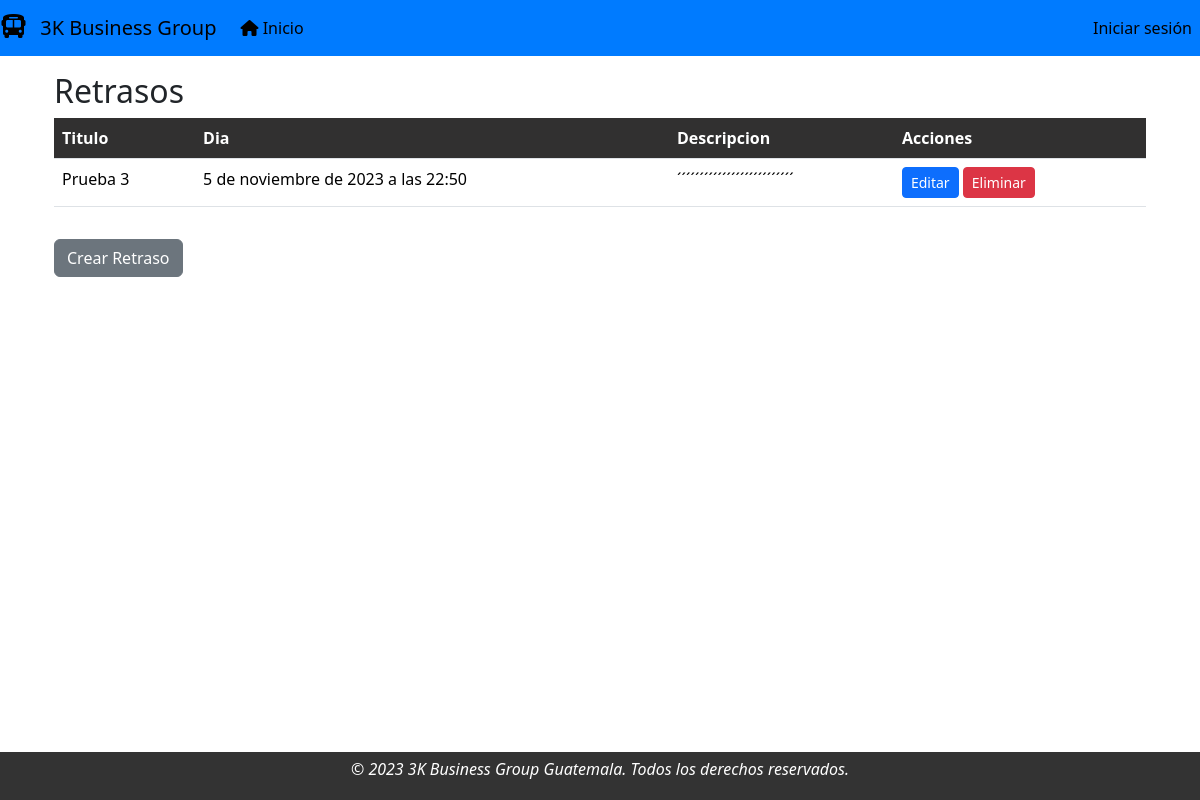
/horario/ver_retraso/, run on an earlier commit of the app's database.
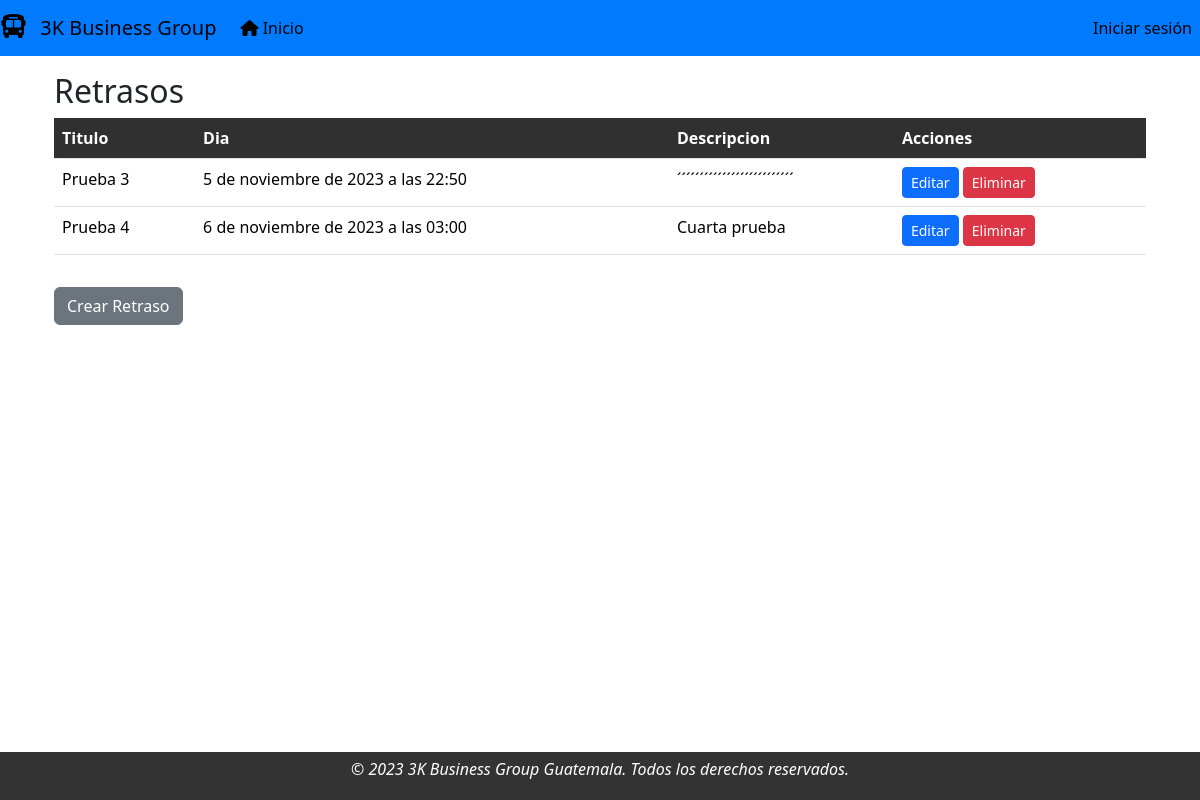
And on a later commit of the database.
### modulo_registro/models.py (models this page shows)
class Retraso(models.Model):
    titulo = models.CharField(max_length=256, blank=False, verbose_name='Titulo')
    dia = models.DateTimeField(verbose_name='Dia')
    descripcion = models.CharField(max_length=256, verbose_name='Descripcion')

### modulo_registro/views.py (the view)
# urls.py: path('ver_retraso/', ViewListarRetraso.as_view(), name='ver_retraso'),
class ViewListarRetraso(ListView):
    model = Retraso
    context_object_name = 'retraso'
    template_name = 'vista_retraso.html'

### modulo_registro/templates/vista_retraso.html (shortened to what this page needs)
{% extends "base.html" %}
{% block contenido %}
<div class="container">
  <h2 class="mt-3">Retrasos</h2>
  <table class="table">
    <thead>
      <tr>
        <th>Titulo</th>
        <th>Dia</th>
        <th>Descripcion</th>
        <th>Acciones</th>
      </tr>
    </thead>
    <tbody>
      {% for horario in retraso %}
      <tr>
        <td>{{ horario.titulo }}</td>
        <td>{{ horario.dia }}</td>
        <td>{{ horario.descripcion }}</td>
        <td>
          <a href="{% url 'horario:editar_retraso' horario.id %}" class="btn btn-primary btn-sm">Editar</a>
          <a href="{% url 'horario:eliminar_retraso' horario.id %}" class="btn btn-danger btn-sm">Eliminar</a>
        </td>
      </tr>
      {% endfor %}
    </tbody>
  </table>
  <a href="{% url 'horario:crear_retraso' %}" class="btn btn-secondary mt-3">Crear Retraso</a>
</div>
{% endblock contenido %}

What changed in the data, as far as the page shows it:
added Retraso: titulo "Prueba 4", dia "6 de noviembre de 2023 a las 03:00", descripcion "Cuarta prueba"
